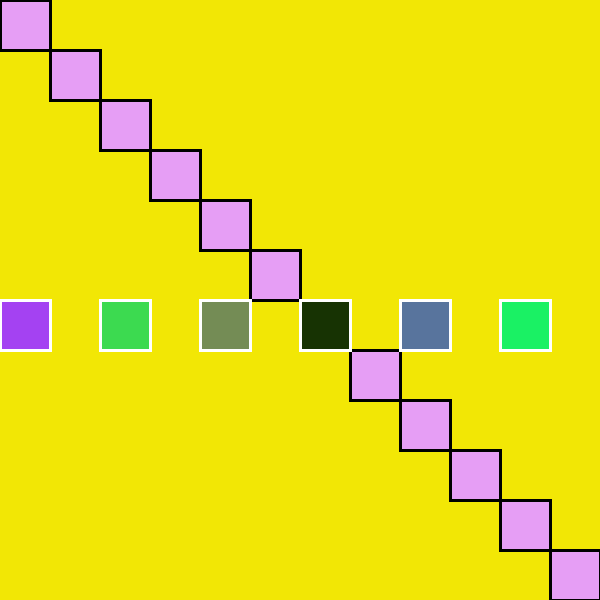
Frame 1 (no input)
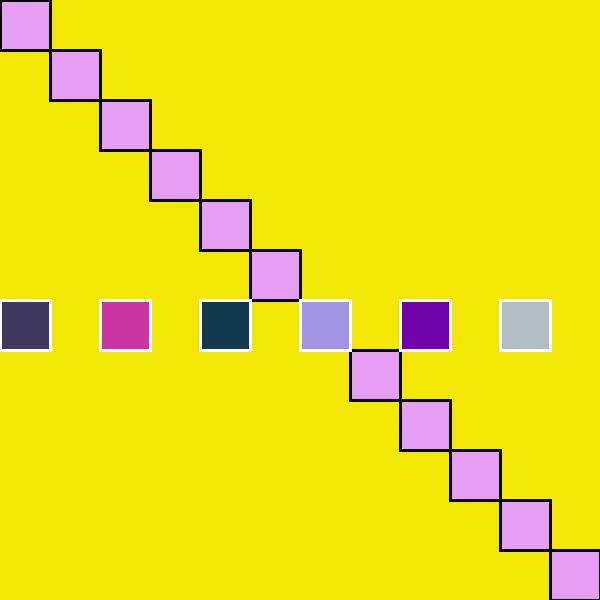
Frame 60 (the mouse pressed at the canvas centre just before this capture)
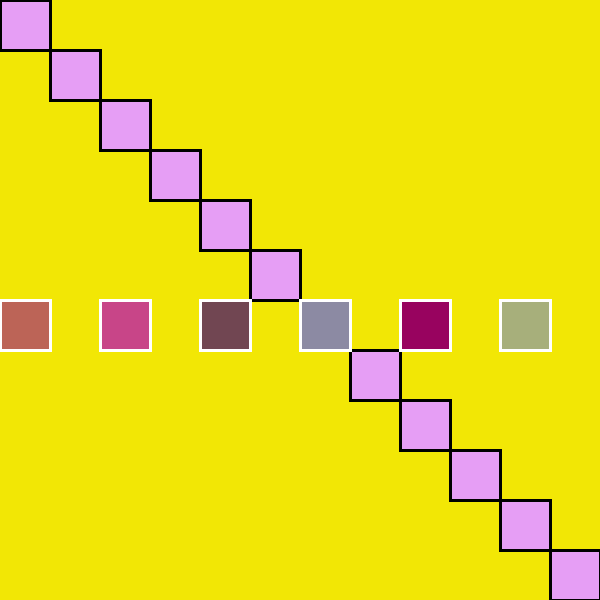
Frame 120 (the mouse held since frame 60 and released just before this capture)

The Processing sketch that drew these frames (run headless with seeded random() and noise(); from frame 60 on, the mouse is pressed at the canvas centre):

// Processing sketch: forAndWhileLoopEdit
// ── forAndWhileLoopEdit.pde
/*
Uses while() and for loop() to draw rectangles to the canvas on the y axis.
 Created by Dawn C. Hayes March 2017. 
 Modified for Processing July 2017.
 Edited by Asher October 2017
 */


void setup() {// void prohibits a return value
  size(600, 600);//This is the size of the canvas
}//curly bracket closes setup

void draw() {//void prohibits a return value
  background(242, 231, 5);//The color of background is yellow 

  int y = 0;//give y the value of zero '0'
  int x = 0;//gives x value of zero '0'
  while (y <= height) {//says as long as the y is less than height
    stroke(0);//black ouline
    strokeWeight(3);
    fill(230, 158, 245);//purple inside the square
    rect(x, y, 50, 50);//begins at the point (0,0) and radius of 50
    y = y + 50;//draw another box 50 pixels beneath previous square 
    x = x + 50;//draw another box to the right of previous box
  }//This closes the while loop

  for (x = 0; x < width; x +=50) {//give x value of 0, x is less than 0, assigns new value of 50 to x
    stroke(255);//outline is white
    fill(random(255), random(255), random(255));//gives the horizontal square random color
    rect(x, 300, 50, 50);//starts at coordinate (0,300) and has a radius of 50
    x = x + 50;//says to draw the next square 50 pixels to the right of previous square
  }//closes the for loop
}//this closes the draw function
